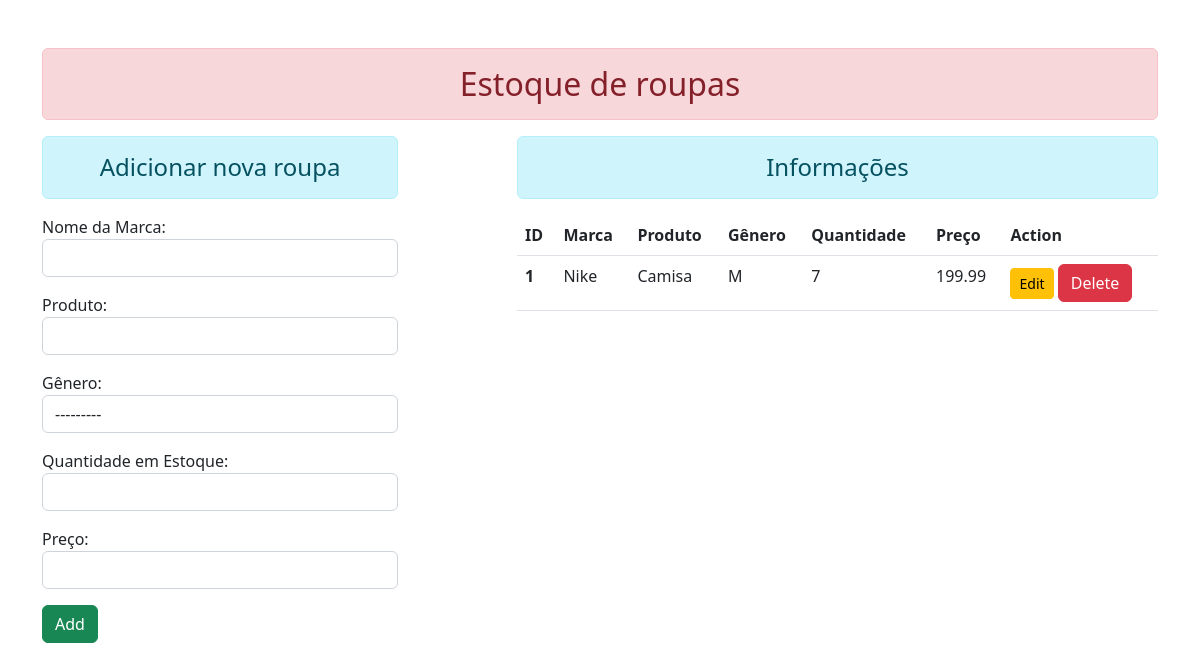
The app's page /, older data.
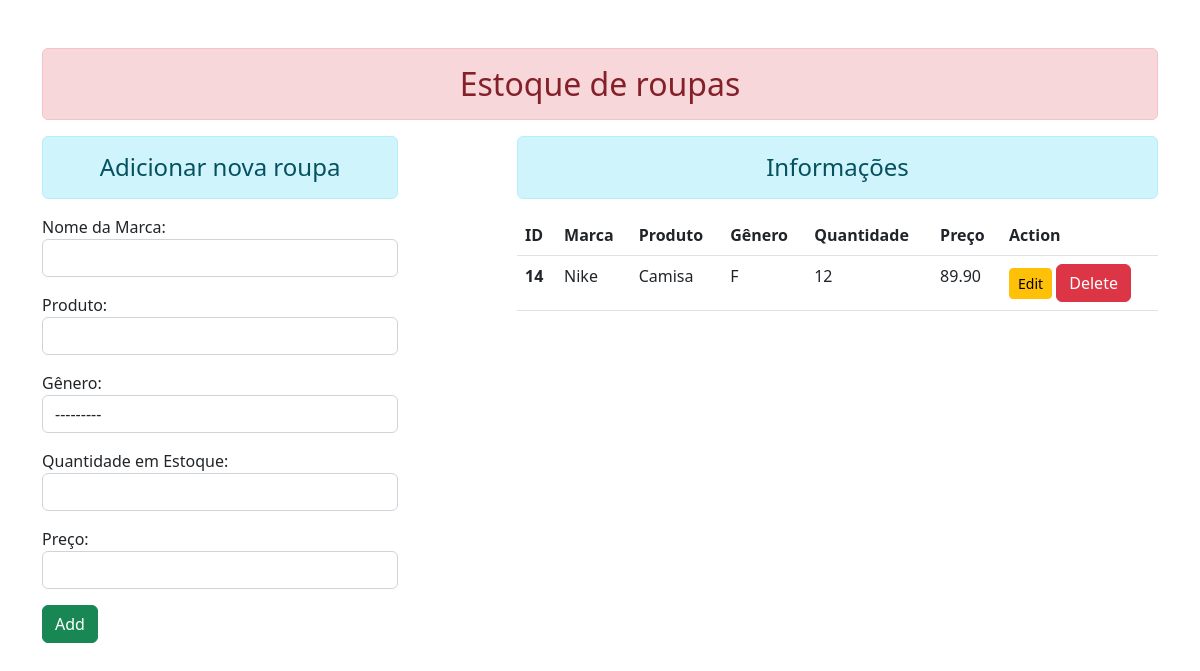
The same page, newer data.
### home/models.py (models this page shows)
class Estoque(models.Model):
    GENERO_CHOICES = [
        ('M', 'Masculino'),
        ('F', 'Feminino'),
    ]
    marca = models.CharField(max_length=70)
    produto = models.CharField(max_length=70)
    genero = models.CharField(max_length=1, choices=GENERO_CHOICES)
    quantidade = models.IntegerField()
    preco = models.DecimalField(max_digits=10, decimal_places=2)

### home/views.py (the view)
# urls.py: path('', views.crud, name="crud"),
def crud(request):
    if request.method == 'POST':
        fm = EstoqueRegistration(request.POST)
        if fm.is_valid():
            mr = fm.cleaned_data['marca']
            pd = fm.cleaned_data['produto']
            gn = fm.cleaned_data['genero']
            qt = fm.cleaned_data['quantidade']
            pc = fm.cleaned_data['preco']
            reg = Estoque(
                marca=mr,
                produto=pd,
                genero=gn,
                quantidade=qt,
                preco=pc
                )
            reg.save()
            fm = EstoqueRegistration()
    else:
        fm = EstoqueRegistration()
    roupa = Estoque.objects.all()
    return render(request, 'home/crud.html', {'form':fm, 'roup':roupa})

### home/forms.py
class EstoqueRegistration(forms.ModelForm):
    class Meta:
        model = Estoque
        fields = ['marca', 'produto', 'genero', 'quantidade', 'preco']
        widgets = {
            'marca': forms.TextInput(attrs={'class': 'form-control'}),
            'produto': forms.TextInput(attrs={'class': 'form-control'}),
            'genero': forms.Select(attrs={'class': 'form-control'}),
            'quantidade': forms.NumberInput(attrs={'class': 'form-control', 'min': '0'}),
            'preco': forms.NumberInput(attrs={'class': 'form-control', 'step': '0.01'}),
        }
        labels = {
            'marca': 'Nome da Marca',
            'produto': 'Produto',
            'genero': 'Gênero',
            'quantidade': 'Quantidade em Estoque',
            'preco': 'Preço',
        }

### home/templates/home/crud.html
{% extends 'home/base.html' %} {% block content %}
<div class="row">
  <div class="col-sm-4">
    <h4 class="text-center alert alert-info">Adicionar nova roupa</h4>
    <form action="" method="POST">
      {% csrf_token %} {{form.as_p}}
      <input type="submit" class="btn btn-success" value="Add" />
    </form>
  </div>
  <div class="col-sm-7 offset-1">
    <h4 class="text-center alert alert-info">Informações</h4>
    {% if roup %}
    <table class="table table-hover">
      <thead>
        <tr>
          <th scope="col">ID</th>
          <th scope="col">Marca</th>
          <th scope="col">Produto</th>
          <th scope="col">Gênero</th>
          <th scope="col">Quantidade</th>
          <th scope="col">Preço</th>
          <th scope="col">Action</th>
        </tr>
      </thead>
      <tbody>
        {% for st in roup %}
        <tr>
          <th scope="row">{{st.id}}</th>
          <td>{{st.marca}}</td>
          <td>{{st.produto}}</td>
          <td>{{st.genero}}</td>
          <td>{{st.quantidade}}</td>
          <td>{{st.preco}}</td>
          <td>
          <a href="{% url 'updatedata' st.id %}" class="btn btn-warning btn-sm">Edit</a>
          <form action="{% url 'deletedata' st.id %}" onclick= "return confirm('Are you sure you want to delete the student?')" method="post" class="d-inline"> {% csrf_token%}
           <input type="submit" class="btn btn-danger" value="Delete">
          </td>
        </tr>
        {% endfor %}
      </tbody>
    </table>
    {% else %}
    <h4 class="text-center alert alert-warning">No Records</h4>
    {% endif %}
  </div>
</div>
{% endblock content %}

### home/templates/home/base.html (shortened to what this page needs)
<!DOCTYPE html>
{% load static %}
<html lang="pt-br">
  <head>
    <link rel="stylesheet" href="{% static 'home/css/bootstrap.css' %}" />
  </head>
  <body>
    <div class="container mt-5">
      <h2 class="text-center alert alert-danger">
        Estoque de roupas
      </h2>
      {% block content %} {% endblock content %}
    </div>
  </body>
</html>

Row changes from the older to the newer data that the page shows:
removed Estoque: id "1", marca "Nike", produto "Camisa", genero "M", quantidade "7", preco "199.99"
added Estoque: id "14", marca "Nike", produto "Camisa", genero "F", quantidade "12", preco "89.90"
